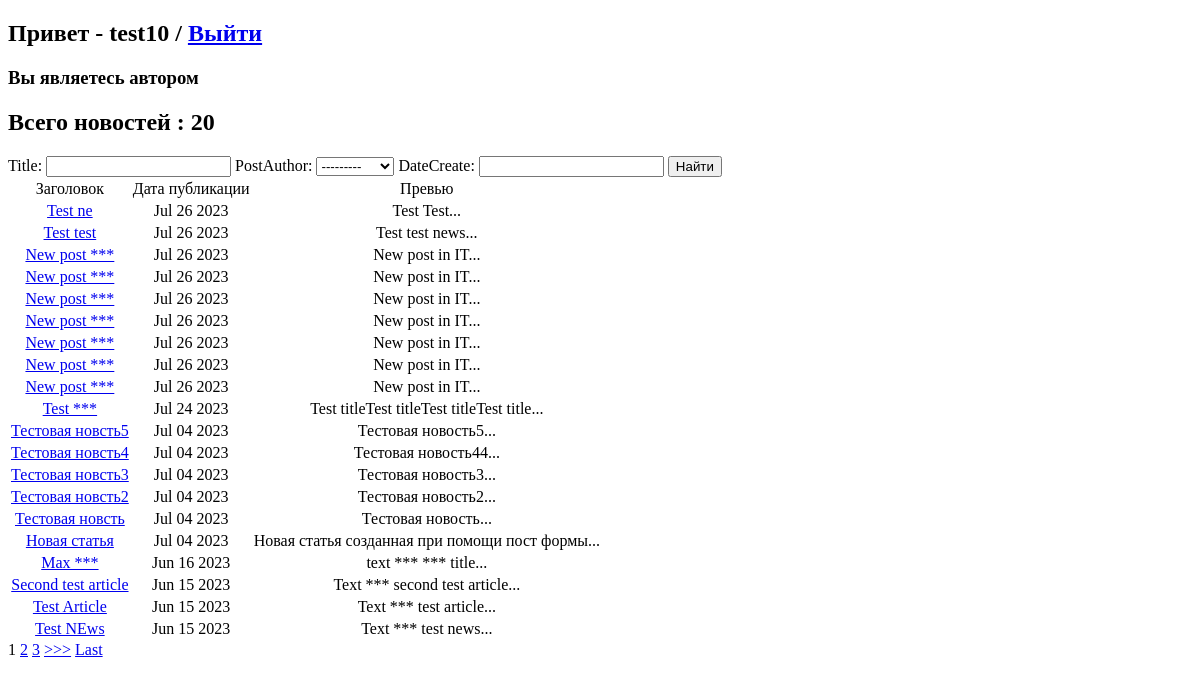
Page /news/search/ (signed in) on the earlier database version.
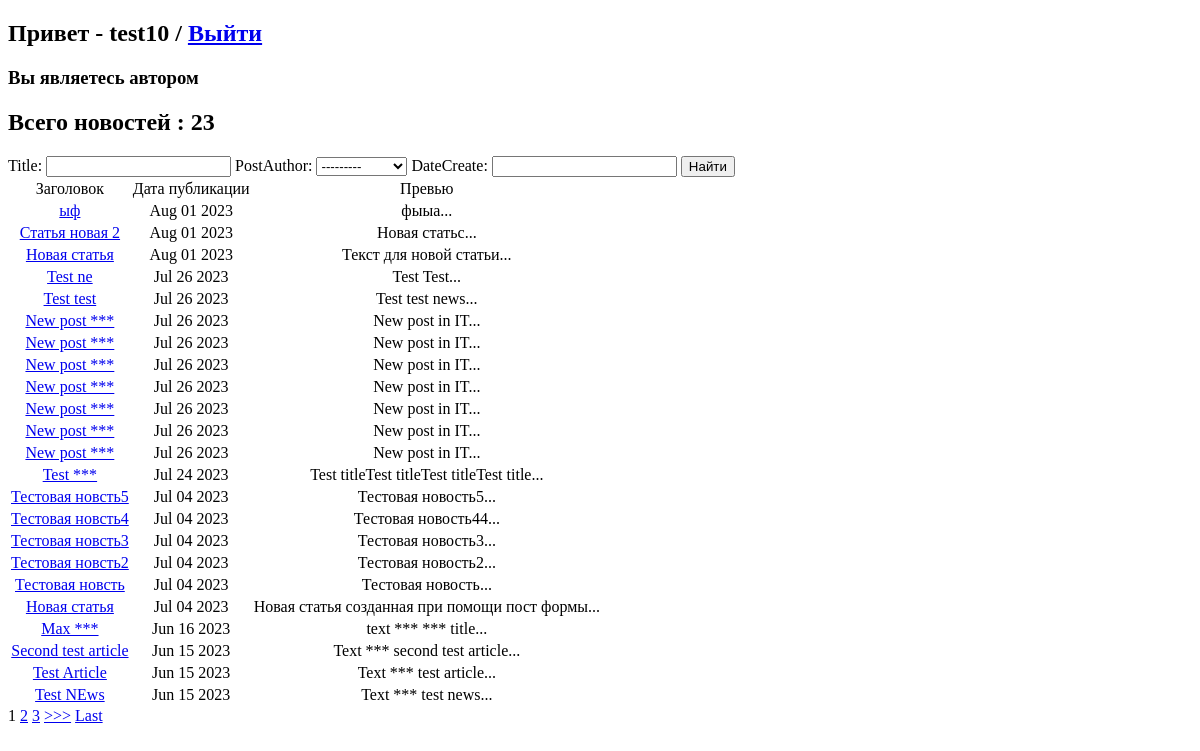
Same page on the later database version.
### news_paper/models.py (models this page shows, shortened)
class Post (models.Model):
    postAuthor = models.ForeignKey(Author, on_delete=models.CASCADE)
    NEWS = 'NW'
    ARTICLE = 'AC'
    NEWS_OR_ARTICLE_CHOICE = [
        (NEWS, 'Новость'),
        (ARTICLE, 'Статья')
    ]
    newsOrArt = models.CharField(
        max_length=2,
        choices=NEWS_OR_ARTICLE_CHOICE,
        default=NEWS
    )
    dateCreate = models.DateTimeField(auto_now_add=True)
    postCategory = models.ManyToManyField(Category, through='PostCategory')
    title = models.CharField(max_length=128)
    text = models.TextField()
    rating = models.SmallIntegerField(default=0)
    def preview(self):
        return f"{self.text[:125]}..."

### news_paper/views.py (the view)
# urls.py: path('news/search/', PostSearch.as_view()),
class PostSearch(LoginRequiredMixin, PostList):
    template_name = 'news_search.html'
    def get_context_data(self, **kwargs):
        context = super().get_context_data(**kwargs)
        context['time_now'] = datetime.utcnow()
        context['filter'] = PostFilter(self.request.GET, queryset=self.get_queryset())
        return context

### news_paper/forms.py
class PostForm(ModelForm):
    class Meta:
        model = Post
        fields = ['postAuthor', 'newsOrArt', 'postCategory', 'title', 'text']

### news_paper/models.py (called while the page is built)
    def __str__(self):
        return self.authorUser.username

### news_paper/templatetags/custom_filters.py (called while the page is built)
@register.filter(name='censor')
def censor(value):
    text = value.split()
    for i in text:
        if i in ban_list:
            value = value.replace(i, '***')
    return value

### news_paper/templatetags/custom_tags.py (called while the page is built)
@register.filter
def user_in_group(user, group_name):
    group = Group.objects.get(name=group_name)
    return group in user.groups.all()

### news_paper/views.py (called while the page is built)
    def get_context_data(self, **kwargs):
        context = super().get_context_data(**kwargs)
        context['count'] = Post.objects.all().count()
        context['form'] = PostForm()
        return context

### news_paper/templates/news_search.html (shortened to what this page needs)
{% extends "default.html" %}
{% load custom_filters %}
{% block content %}
<h2>Всего новостей : {{ count }}</h2>
<form method="GET">
    {{ filter.form }}
    <input type="submit" value="Найти">
</form>
<table>
    <tr>
        <td style="text-align:center">Заголовок</td>
        <td style="text-align:center">Дата публикации</td>
        <td style="text-align:center">Превью</td>
    </tr>
{% for m in filter.qs %}
    <tr>
        <td style="text-align:center"><a href="/news/{{ m.pk }}">{{ m.title|censor }}</a></td>
        <td style="text-align:center">{{ m.dateCreate|date:'M d Y' }}</td>
        <td style="text-align:center">{{ m.preview|censor }}</td>
    </tr>
{% endfor %}
    </table>
{% if is_paginated %}
    {% for num in page_obj.paginator.page_range %}
        {% if page_obj.number == num %}
            <a>{{ num }}</a>
        {% elif num > page_obj.number|add:'-3' and num < page_obj.number|add:'3' %}
            <a href="?page={{ num }}">{{ num }}</a>
        {% endif %}
    {% endfor %}
    {% if page_obj.has_next %}
        <a href="?page={{ page_obj.next_page_number }}">>>></a>
        <a href="?page={{ page_obj.paginator.num_pages }}">Last</a>
    {% endif %}
{% endif %}
{% endblock content %}

### news_paper/templates/default.html (shortened to what this page needs)
<!DOCTYPE html>
<html lang="en">
<head>
    {% load custom_tags %}
</head>
<body>
{% if user.is_authenticated %}
<h2>Привет - {{ request.user.username }} / <a href="{% url 'account_logout' %}">Выйти</a></h2>
    {% if request.user|user_in_group:"authors" %}
        <h3>Вы являетесь автором</h3>
    {% else %}
        <h3><a href="{% url 'add_to_group' %}">Стать автором</a></h3>
    {% endif %}
{% else %}
<h2>Вы не авторизованы / <a href="{% url 'account_login' %}">Авторизоваться</a></h2>
{% endif %}
{% block content %}
{% endblock content %}
</body>
</html>

Differences in the rows shown:
added Post: title|censor "ыф", dateCreate "Aug 01 2023", preview|censor "фыыа..."
added Post: title|censor "Статья новая 2", dateCreate "Aug 01 2023", preview|censor "Новая статьс..."
added Post: title|censor "Новая статья", dateCreate "Aug 01 2023", preview|censor "Текст для новой статьи..."
Other differences:
{{ count }}: "20" → "23"
